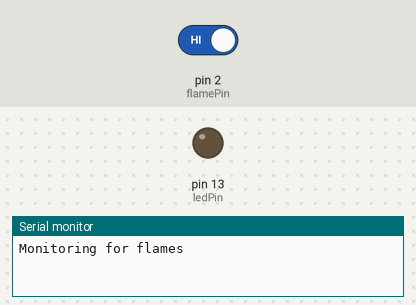
The sketch below on a simulated Arduino Uno, built with avr-gcc and run on an emulated ATmega328P. Parts: output pins drawn as LEDs (lit = HIGH), the last lines printed to the serial monitor. The test bench sets the inputs (shaded band); at power-on: pin 2 (flamePin) HIGH.

Above: at 1.2 s.
1.3 s: pin 2 (flamePin) driven LOW
At 2.1 s:
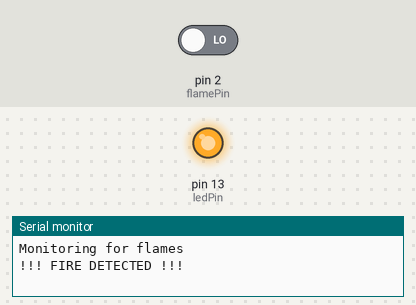
Timing chart, 0 to 4.3 s (numbered marks = the images above; inputs shaded):
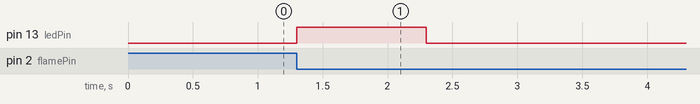

Measured:
- after the input at 1.3 s, pin 13 (ledPin): LOW → HIGH at once, → LOW 1.0 s later

The sketch:

Flame.ino
```cpp
const int flamePin = 2;
const int ledPin = 13;

volatile bool flameDetected = false;

void setup() {
  pinMode(flamePin, INPUT_PULLUP);
  pinMode(ledPin, OUTPUT);

  Serial.begin(9600);

  attachInterrupt(digitalPinToInterrupt(flamePin), fireISR, FALLING);

  Serial.println("Monitoring for flames");
}

void loop() {
  if (flameDetected) {
    Serial.println("!!! FIRE DETECTED !!!");
    digitalWrite(ledPin, HIGH);

    delay(1000);
    flameDetected = false;
    digitalWrite(ledPin, LOW);
  }
}

void fireISR() {
  flameDetected = true;
}
```
